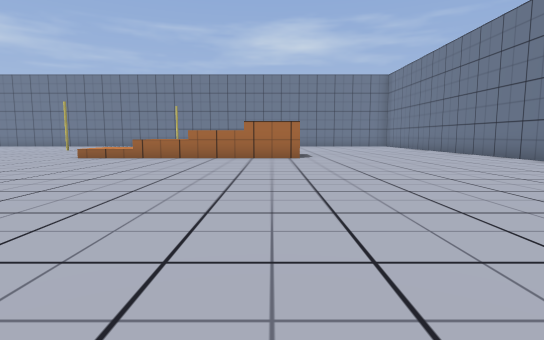
[1] (above)

21 first-person views from a walk through a 3-D level made in the Godot game engine. The camera is 1.2 m above the floor, tilts 6° down and sees 80° across. The floor is counted in squares, 2 m on a side. Each view is taken from the middle of a square. On the plan, view 1 faces up. The plan holds only what a view shows up to about 10 squares ahead; the rest is blank.

[2]
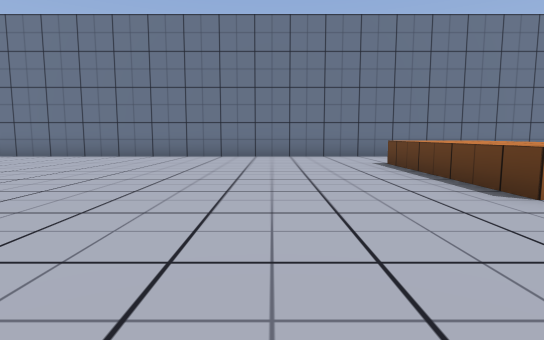

[3]
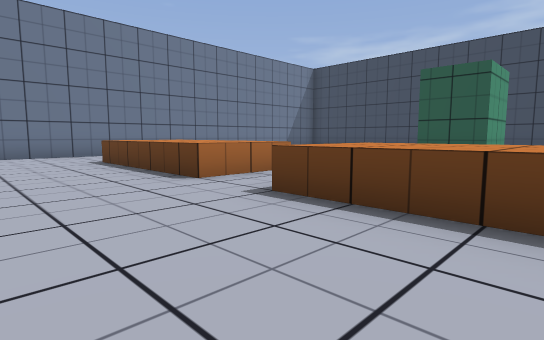

[4]
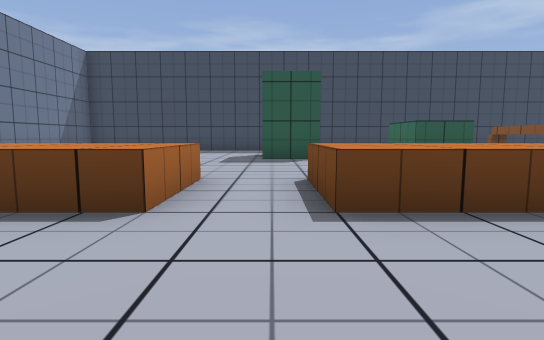

[5]
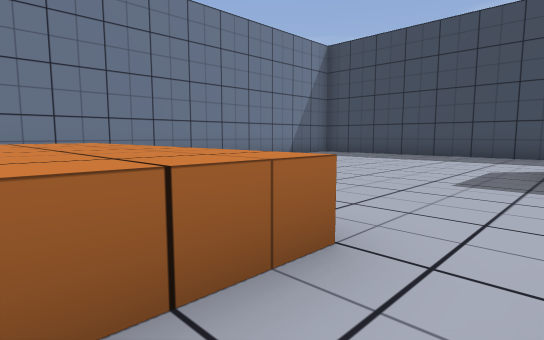

[6]
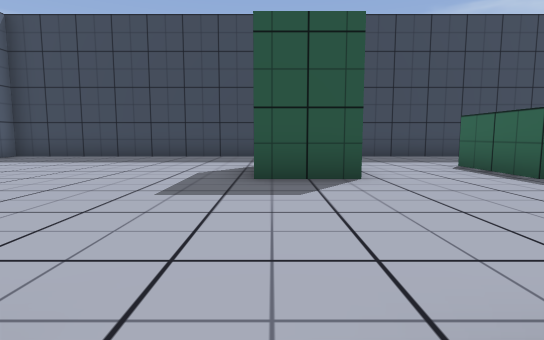

[7]
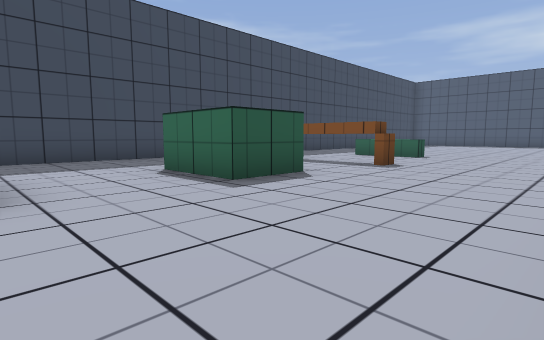

[8]
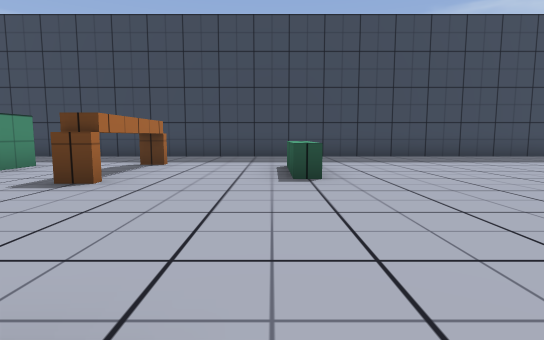

[9]
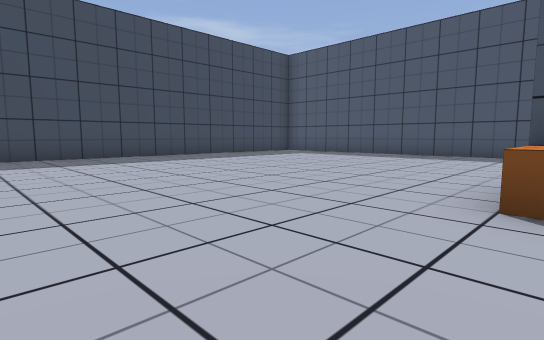

[10]
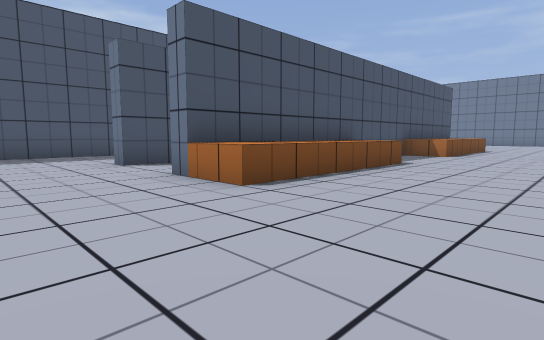

[11]
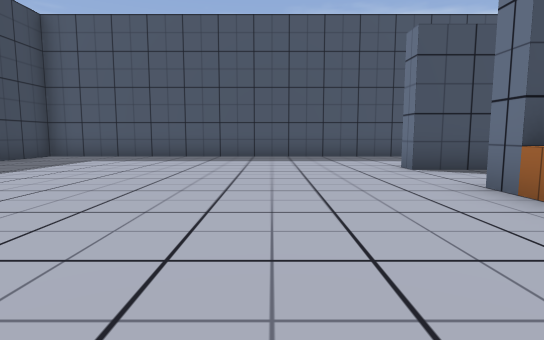

[12]
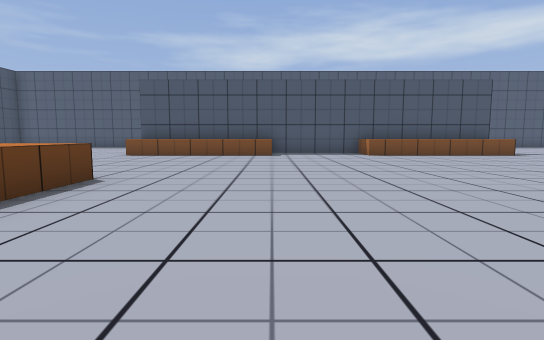

[13]
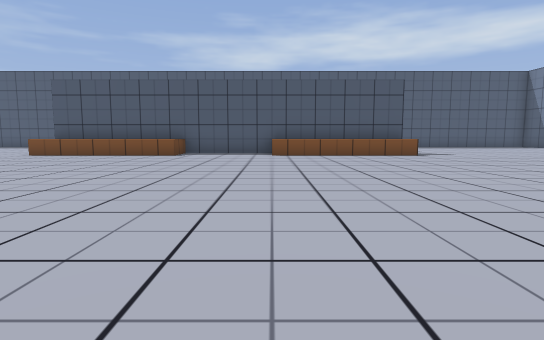

[14]
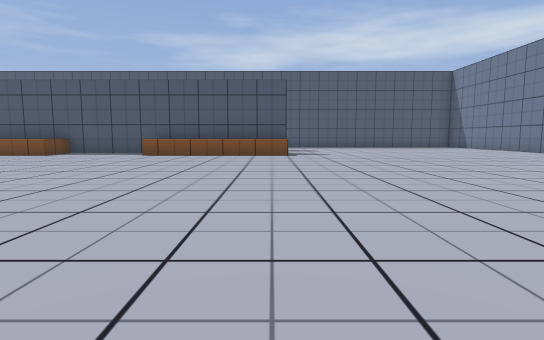

[15]
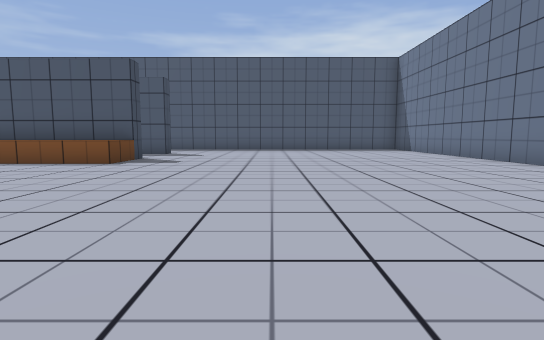

[16]
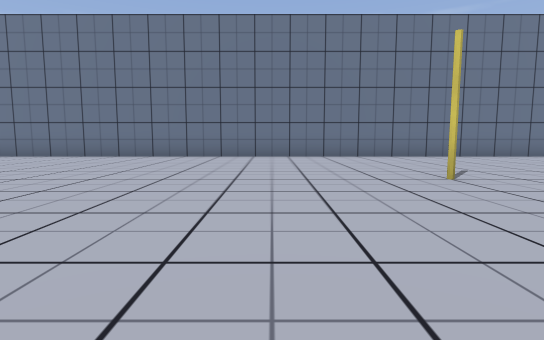

[17]
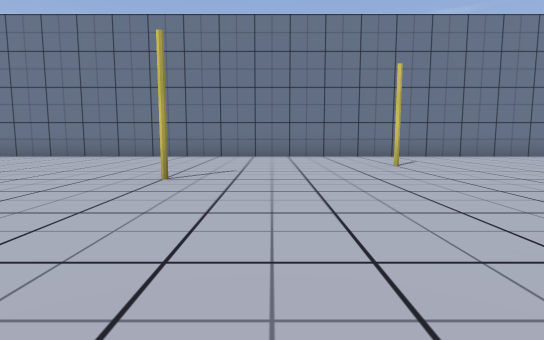

[18]
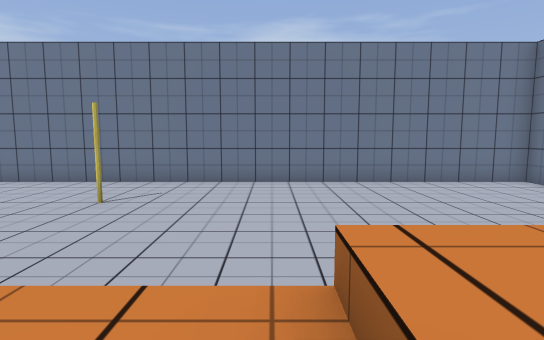

[19]
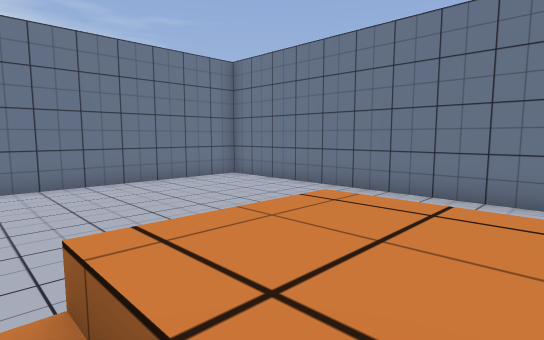

[20]
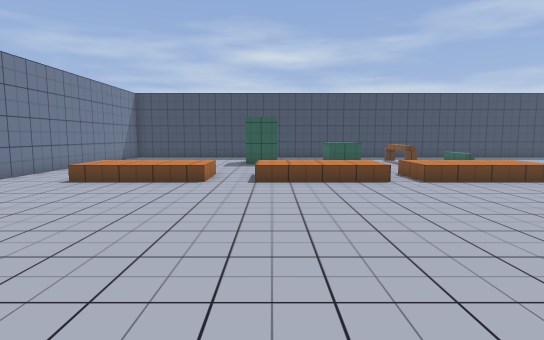

[21]
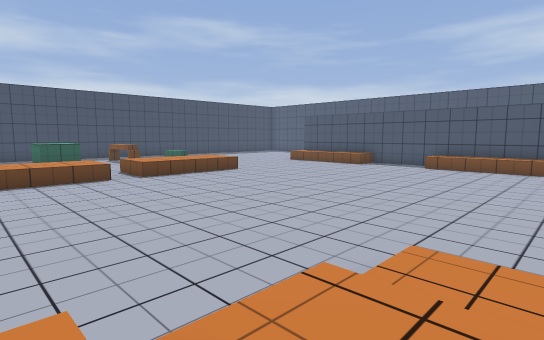

### Floor plan
Key: @ floor where view 1 was taken; # wall or solid block; . main floor; : floor 0.5 m higher than the main floor; + floor 1.5 m higher than the main floor; * floor 2 m higher than the main floor; / step, stairs or slope; ^ raised ledge; B box; P pole.
Columns run from 24 left of view 1 to 7 right of it. Each row starts with its distance up from view 1.
 19      ###########################
 18      ..........................#
 17      ..........................#
 16      ..............P...........#
 15      ..........................#
 14      ..........P...............#
 13      ....................     .#
 12      ....................     .#
 11      ...............          .#
 10      ..............::/++*......#
  9        ^^..........::/++*......#
  8        #^......................#
  7        #^......................#
  6        #^......................#
  5        #^......................#
  4        #.......................#
  3        #.......................#
  2        #^......................#
  1        #^......................#
  0        #^...............@......#
 -1 #   #. #^.....^^^^.^^^^.^^^^^..#
 -2 #...#..^^... .^    ^^^^.^^^^^  #
 -3 #..............  .........     #
 -4 #.........................     #
 -5 #..........................    #
 -6 #...........................   #
 -7 #............B..#.##..##....   #
 -8 #............B..#.##..# .....  #
 -9 #.....................  ......
-10 #.....................  .......
-11 #...  ................  .......#
-12 ###  #################  ########

Positions as (right, up) in squares from view 1, and headings:
1: (0, 0), facing up
2: (-3, 2), facing right
3: (-4, 2), facing down-right
4: (-1, 2), facing down
5: (-1, -1), facing down-right
6: (-1, -2), facing down
7: (-2, -3), facing down-left
8: (-11, -2), facing down
9: (-13, -2), facing down-left
10: (-13, -5), facing up-left
11: (-14, -5), facing left
12: (-6, 2), facing left
13: (-6, 5), facing left
14: (-6, 9), facing left
15: (-9, 13), facing left
16: (-11, 9), facing up
17: (-7, 9), facing up
18: (-1, 9), facing up
19: (-1, 9), facing up-right
20: (-2, 9), facing down
21: (-2, 10), facing down-left
